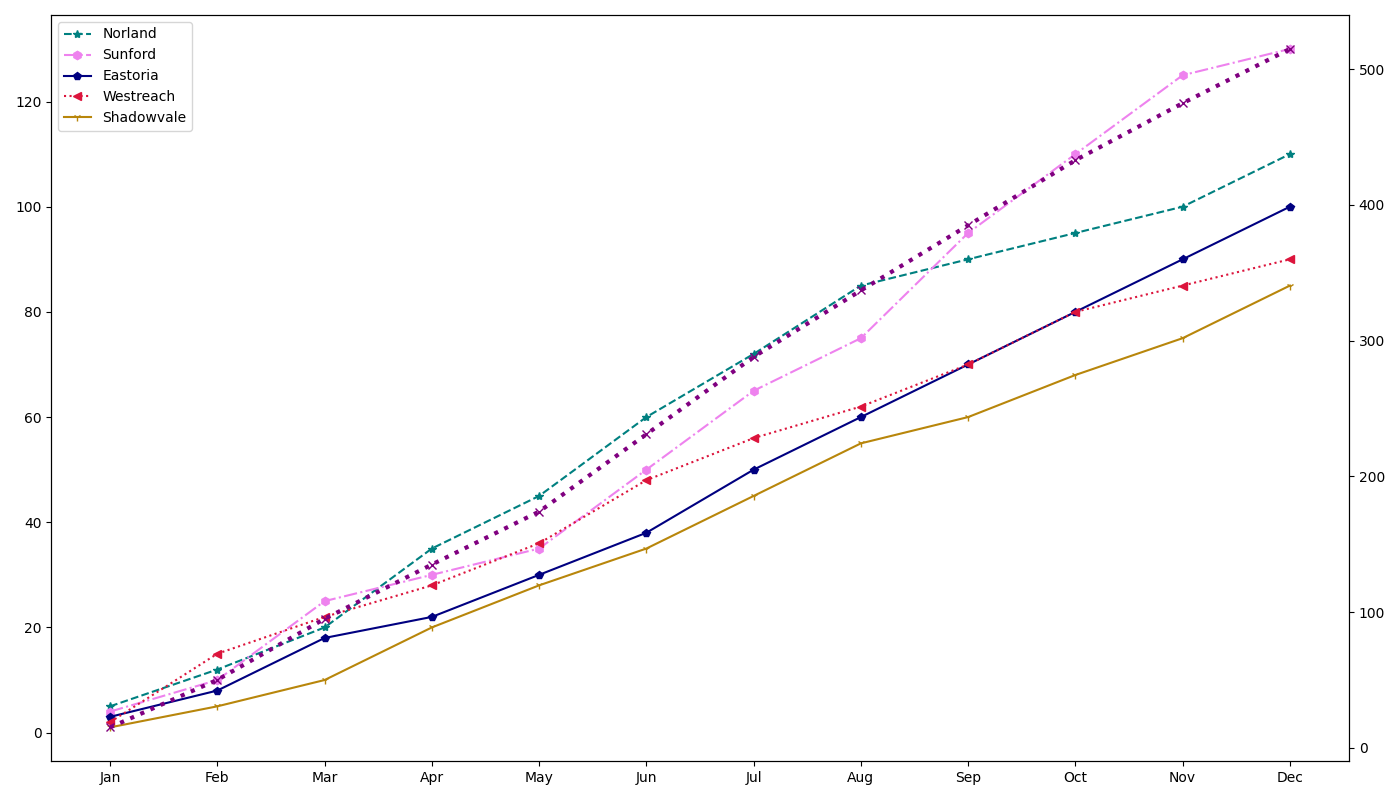

Generate this figure with Python:
import matplotlib.pyplot as plt
import numpy as np

# Data construction
months = ['Jan', 'Feb', 'Mar', 'Apr', 'May', 'Jun', 'Jul', 'Aug', 'Sep', 'Oct', 'Nov', 'Dec']
points_norland = np.array([5, 12, 20, 35, 45, 60, 72, 85, 90, 95, 100, 110])
points_sunford = np.array([4, 10, 25, 30, 35, 50, 65, 75, 95, 110, 125, 130])
points_eastoria = np.array([3, 8, 18, 22, 30, 38, 50, 60, 70, 80, 90, 100])
points_westreach = np.array([2, 15, 22, 28, 36, 48, 56, 62, 70, 80, 85, 90])
points_shadowvale = np.array([1, 5, 10, 20, 28, 35, 45, 55, 60, 68, 75, 85])

fig, ax1 = plt.subplots(figsize=(14, 8))
ax2 = ax1.twinx()

cumulative_points = points_norland + points_sunford + points_eastoria + points_westreach + points_shadowvale
ax2.plot(months, cumulative_points, color='purple', linestyle=':', marker='x', linewidth=3, label='Cumulative Points')

ax1.plot(months, points_norland, marker='*', linestyle='--', color='teal', linewidth=1.5, label='Norland')
ax1.plot(months, points_sunford, marker='h', linestyle='-.', color='violet', linewidth=1.5, label='Sunford')
ax1.plot(months, points_eastoria, marker='p', linestyle='-', color='navy', linewidth=1.5, label='Eastoria')
ax1.plot(months, points_westreach, marker='<', linestyle=':', color='crimson', linewidth=1.5, label='Westreach')
ax1.plot(months, points_shadowvale, marker='1', linestyle='-', color='darkgoldenrod', linewidth=1.5, label='Shadowvale')

ax1.legend(loc='upper left')
ax1.grid(False)

plt.tight_layout()
plt.show()
